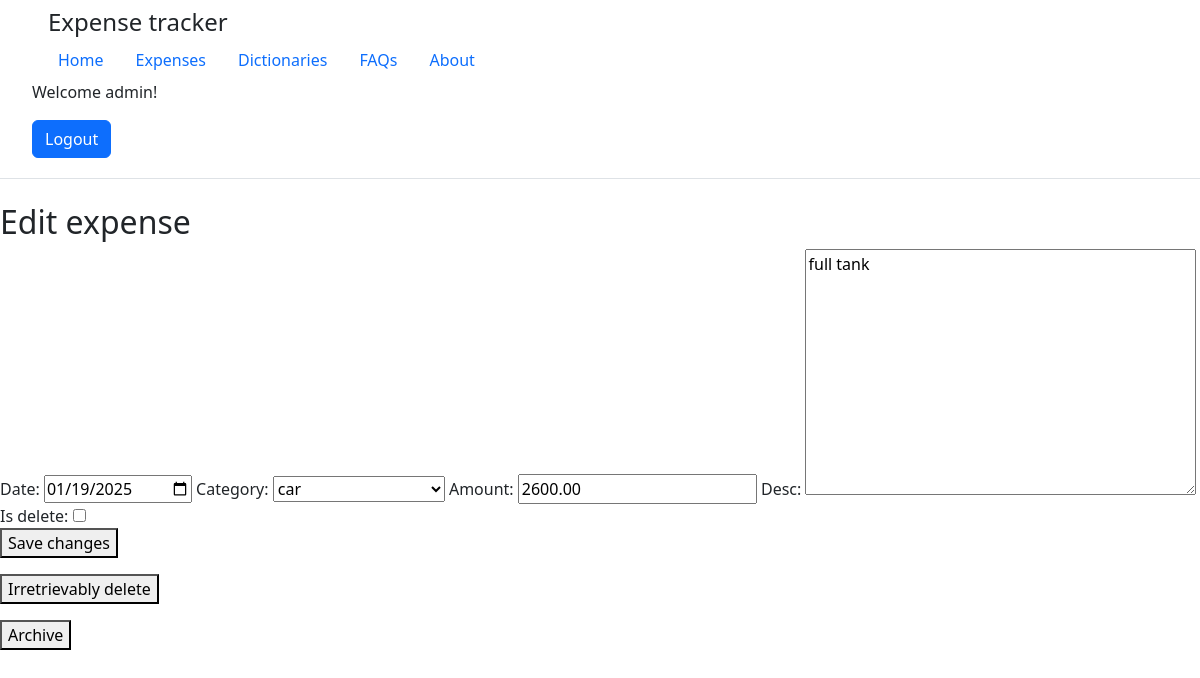
/expenses/43/ (signed in), run on the app's committed database.
### tracker_app/models.py (models this page shows, shortened)
class Expense(models.Model):
    date = models.DateField()
    category = models.ForeignKey(Category, on_delete=models.CASCADE)
    amount = models.DecimalField(max_digits=10, decimal_places=2, validators=[validate_positiv_decimal])
    desc = models.TextField(blank=True, null=True)
    time_update = models.DateTimeField(auto_now=True)
    is_delete = models.BooleanField(default=False)
    class Meta:
        verbose_name = 'Expense'
        verbose_name_plural = 'Expenses'

### tracker_app/views.py (the view, shortened to what this page needs)
# urls.py: path('expenses/', views.Expenses.as_view(), name='expense'),
class Expenses(View):
    @decorator
    def get(self, request, pk=None):
        filter_type = request.GET.get('filter', 'active')
        filter_category = request.GET.get('filter_category', None)
        if filter_category:
            try:
                filter_category = int(filter_category)
            except ValueError:
                filter_category = None
        categories = Category.objects.all()
        list_for_auth = UserExpenses.objects.filter(user=request.user.id)
        expenses_for_auth = list_for_auth.values_list('expense', flat=True)
        today = datetime.date.today()
        if pk is None:
            if filter_category:
                exp_list = Expense.objects.filter(id__in=expenses_for_auth, category=filter_category).order_by("-date")
            else:
                exp_list = Expense.objects.filter(id__in=expenses_for_auth).order_by("-date")
            if filter_type == 'active':
                exp_list = exp_list.filter(is_delete=False)
            elif filter_type == 'deleted':
                exp_list = exp_list.filter(is_delete=True)
            return render(request, 'tracker_app/expenses.html', {
                'exp_list': exp_list,
                'filter_type': filter_type,
                'filter_category': filter_category,
                'categories': categories,
                'today': today
            })
        else:
            exp = get_object_or_404(Expense, pk=pk)
            form = ExpensesForm(instance=exp)
            return render(request, 'tracker_app/expenses_edit.html', {'form': form, 'exp': exp, 'today': today})

### tracker_app/forms.py
class ExpensesForm(forms.ModelForm):
    class Meta:
        model = Expense
        fields = ['date', 'category', 'amount', 'desc', 'is_delete']
        widgets = {
                    'date': forms.DateInput(attrs={'type': 'date'}),  # HTML5-виджет выбора даты
                }

### tracker_app/models.py (called while the page is built)
    def __str__(self):
        return self.name

### tracker_app/views.py (called while the page is built)
def decorator(func):
    def wrapper(self, request, *args, **kwargs):
        if request.user.is_authenticated:
            return func(self, request,  *args, **kwargs)
        else:
            return redirect('users:login')
    return wrapper

### tracker_app/templates/tracker_app/expenses_edit.html (shortened to what this page needs)
{% extends 'users/base.html' %}
{% block body%}
<form method="post">
    <h2>Edit expense</h2>
    {{ form.as_table }}
    <p><button type="submit" name="action" value="edit_expense">Save changes</button></p>
</form>
<form method="post" action="{% url 'tracker:edit_expense' pk=exp.pk %}">
    <p><button type="submit" name="action" value="delete_expense">Irretrievably delete</button></p>
</form>
<form method="post" action="{% url 'tracker:edit_expense' pk=exp.pk %}">
    <p><button type="submit" name="action" value="archive_expense">Archive</button></p>
</form>
{% endblock %}

### users/templates/users/base.html (shortened to what this page needs)
{% load static %}
<!doctype html>
<html lang="en">
<head>
    <link rel="stylesheet" href="https://cdn.jsdelivr.net/npm/bootstrap@5.3.3/dist/css/bootstrap.min.css">
    <link rel="stylesheet" href="{% static 'users/css/main_style.css' %}">
</head>
<body>
    <header class="d-flex flex-wrap align-items-center justify-content-between py-1 mb-4 border-bottom">
        <a href="/" class="d-flex align-items-center mb-3 mb-md-0 me-md-0 text-dark text-decoration-none">
            <svg class="bi me-2" width="40" height="32" role="img" aria-label="Bootstrap"><use xlink:href="#bootstrap"/></svg>
            <span class="fs-4">Expense tracker</span>
        </a>
        <div class="container custom-container">
            <ul class="nav nav-pills justify-content-start">
                <li class="nav-item">
                    <a href="{% url 'tracker:home' %}" class="nav-link {% if request.path == '/' %}active{% endif %}" aria-current="page">Home</a>
                </li>
                <li class="nav-item">
                    <a href="{% url 'tracker:expense' %}" class="nav-link {% if request.path == '/expenses/' %}active{% endif %}">Expenses</a>
                </li>
                <li class="nav-item">
                    <a href="{% url 'tracker:dict' %}" class="nav-link {% if request.path == '/dict/' %}active{% endif %}">Dictionaries</a>
                </li>
                <li class="nav-item"><a href="#" class="nav-link">FAQs</a></li>
                <li class="nav-item"><a href="#" class="nav-link">About</a></li>
            </ul>
        </div>
        <ul>
            {% if user.is_authenticated %}
                <div class="user-info">
                    <p>Welcome {{ user.username }}!</p>
                    <li class="btn btn-primary"><a href="{% url 'users:logout' %}" role="button" style="text-decoration: none; color: white;">Logout</a></li>
                </div>
            {% else %}
                <div class="user-info">
                    <p>Hello unknown!</p>
                    <li class="btn btn-primary"><a href="{% url 'users:login' %}" role="button" style="text-decoration: none; color: white;">Please login</a></li>
                </div>
            {% endif %}
        </ul>
    </header>
    <main>
        {% block body %}
        {% endblock %}
    </main>
</body>
</html>

### users/static/users/css/main_style.css (style rules this page uses)
main { margin-top: 0vh; }

### data on the page
Expense: date "01/19/2025", category "car", amount "2600.00", desc "full tank"

### other printed values
{{ user.username }} "admin"
